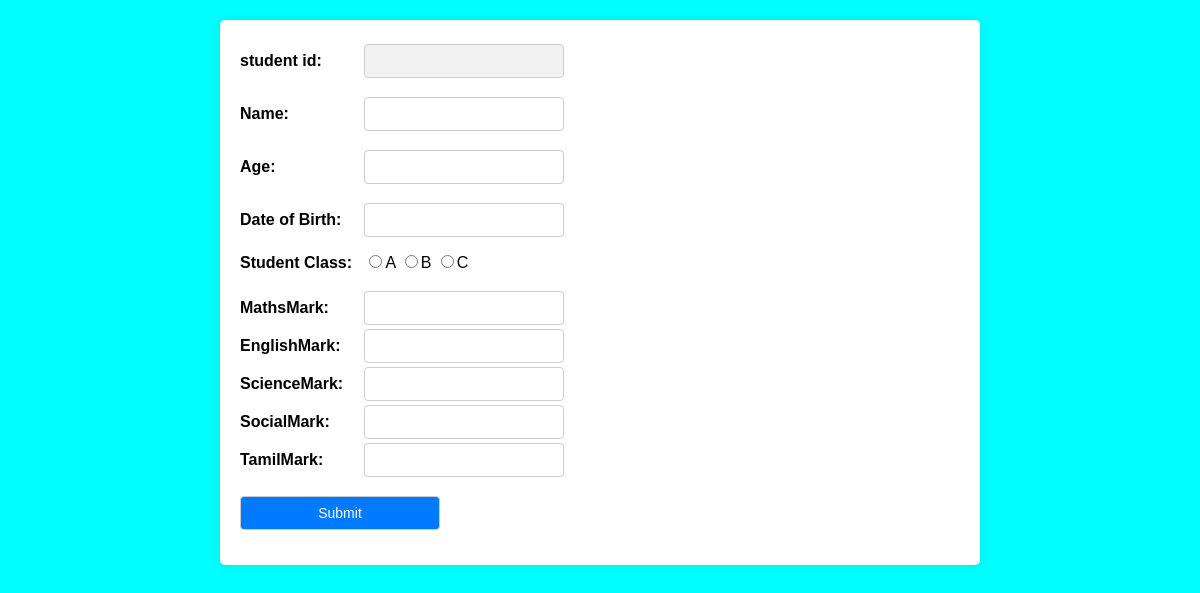
The app's page /student/3/update, older data.
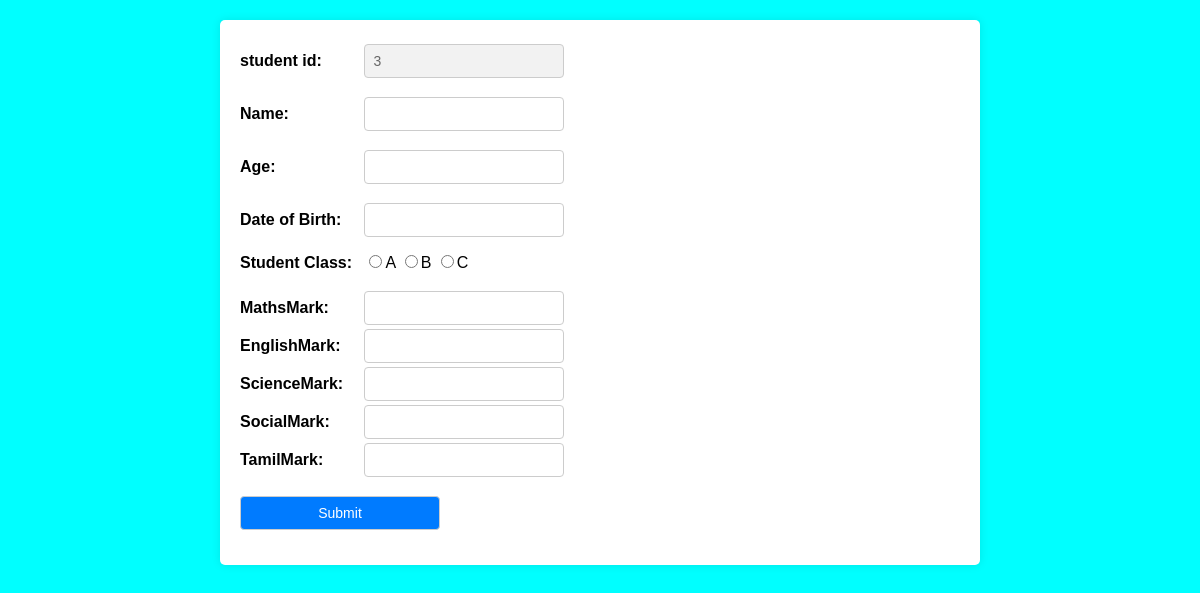
The same page, newer data.
### main.py (models this page shows, shortened)
class Student(db.Model):
  __tablename__ = 'Student'
  student_id = db.Column(db.Integer(), autoincrement=True, primary_key=True)
  full_name = db.Column(db.String(50))
  age = db.Column(db.Integer)
  dateofbirth = db.Column(db.String(50))
  stuclass = db.Column(db.String(50))
  percentage = db.Column(db.Integer)
  grade=db.Column(db.String(50))

### main.py (the view, shortened to what this page needs)
@app.route("/student/<int:student_id>/update",methods=["GET","POST"])
def update(student_id):
  if request.method == "GET":
    student=Student.query.filter_by(student_id=student_id).first()
    return render_template("update.html",student=student)

### templates/update.html (shortened to what this page needs)
<!DOCTYPE html>
<html>
  <head>
</head>
  <body>
    <form action="/student/{{student['student_id']}}/update" method="POST" id="create-form">
      <div>
        <label>student id:</label>
        <input type="text" name="sid" value="{{student['student_id']}}"  disabled />
      </div>
      <div>
        <label>Name:</label>
        <input type="text" name="name" required />
      </div>
      <div>
        <label>Age:</label>
        <input type="text" name="age" />
      </div>
      <div>
        <label>Date of Birth:</label>
        <input type="text" name="dob" />
      </div>
      <div>
        <label>Student Class:</label>
        <input type="radio"  name="stuclass" value="A">A
        <input type="radio"  name="stuclass" value="B">B
        <input type="radio"  name="stuclass" value="C">C
      </div>
      <div>
        <label>MathsMark:</label>
        <input type="number" name="maths"  /><br>
        <label>EnglishMark:</label>
        <input type="number" name="english"  /><br>
        <label>ScienceMark:</label>
        <input type="number" name="science" /><br>
        <label>SocialMark:</label>
        <input type="number" name="social" /><br>
        <label>TamilMark:</label>
        <input type="number" name="tamil" /><br>
      </div>
      <div>
        <input type="submit" value="Submit">
      </div>
    </form>
  </body>
</html>

Row changes from the older to the newer data that the page shows:
added Student: sid "3"
